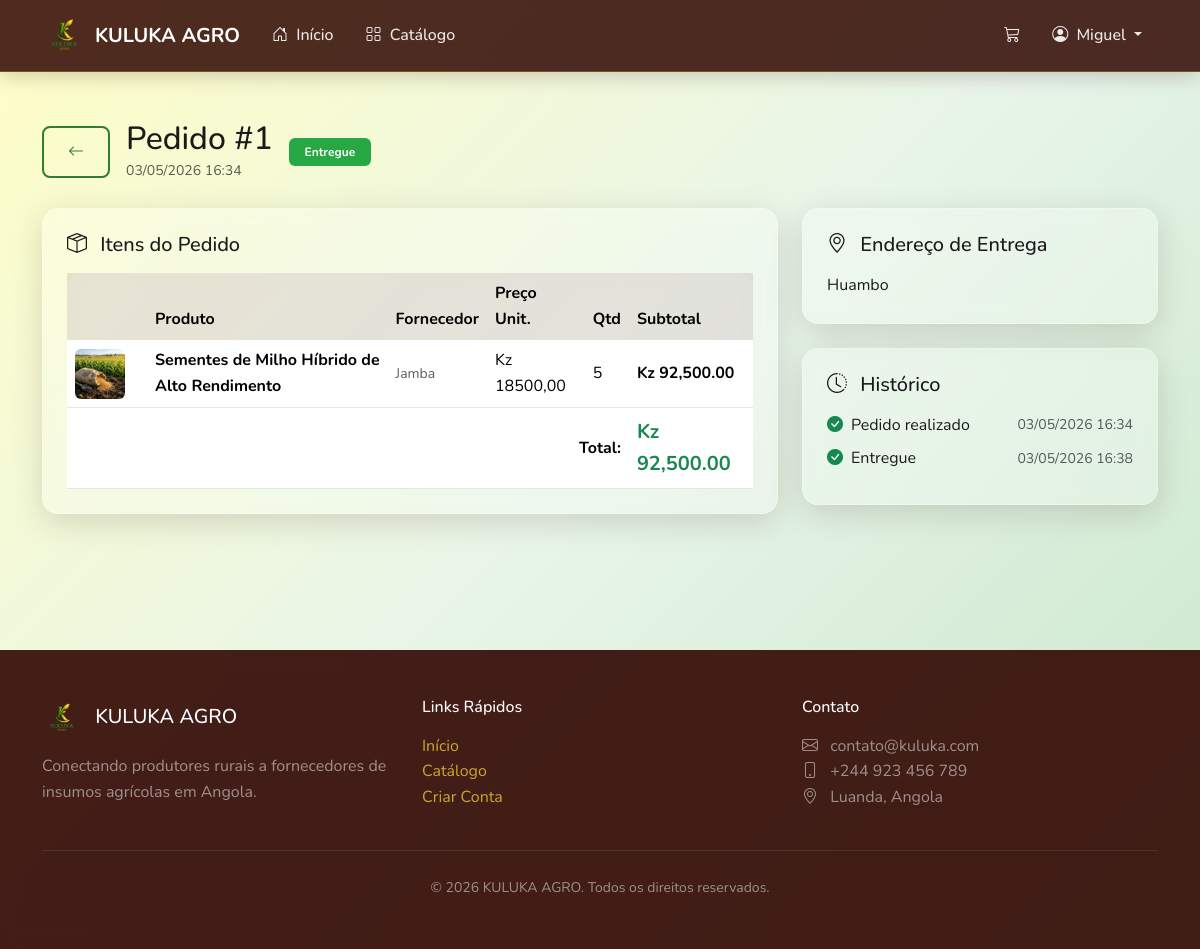
The app's page /pedidos/pedido/1/ (signed in) with its own data.
### contas/models.py (models this page shows, shortened)
class Usuario(AbstractUser):
    class TipoUsuario(models.TextChoices):
        FORNECEDOR = 'FORNECEDOR', 'Fornecedor'
        PRODUTOR = 'PRODUTOR', 'Produtor'
    tipo = models.CharField(
        max_length=20,
        choices=TipoUsuario.choices,
        default=TipoUsuario.PRODUTOR,
        verbose_name='Tipo de Usuário'
    )
    telefone = models.CharField(
        max_length=20,
        blank=True,
        verbose_name='Telefone'
    )
    endereco = models.TextField(
        blank=True,
        verbose_name='Endereço'
    )
    cidade = models.CharField(
        max_length=100,
        blank=True,
        verbose_name='Cidade'
    )
    provincia = models.CharField(
        max_length=100,
        blank=True,
        verbose_name='Província'
    )
    foto_perfil = models.ImageField(
        upload_to='perfis/',
        blank=True,
        null=True,
        verbose_name='Foto de Perfil'
    )
    descricao = models.TextField(
        blank=True,
        verbose_name='Descrição / Sobre'
    )
    data_criacao = models.DateTimeField(
        auto_now_add=True,
        verbose_name='Data de Criação'
    )
    nome_empresa = models.CharField(
        max_length=200,
        blank=True,
        verbose_name='Nome da Empresa'
    )
    nif = models.CharField(
        max_length=50,
        blank=True,
        verbose_name='NIF (Número de Identificação Fiscal)'
    )
    area_cultivo = models.DecimalField(
        max_digits=10,
        decimal_places=2,
        blank=True,
        null=True,
        verbose_name='Área de Cultivo (hectares)'
    )
    tipos_cultivo = models.TextField(
        blank=True,
        verbose_name='Tipos de Cultivo'
    )
    class Meta:
        verbose_name = 'Usuário'
        verbose_name_plural = 'Usuários'
    @property
    def eh_fornecedor(self):
        return self.tipo == self.TipoUsuario.FORNECEDOR

### pedidos/models.py (models this page shows, shortened)
class Pedido(models.Model):
    class StatusPedido(models.TextChoices):
        PENDENTE = 'PENDENTE', 'Pendente'
        CONFIRMADO = 'CONFIRMADO', 'Confirmado'
        EM_PREPARACAO = 'EM_PREPARACAO', 'Em Preparação'
        ENVIADO = 'ENVIADO', 'Enviado'
        ENTREGUE = 'ENTREGUE', 'Entregue'
        CANCELADO = 'CANCELADO', 'Cancelado'
    cliente = models.ForeignKey(
        settings.AUTH_USER_MODEL,
        on_delete=models.CASCADE,
        related_name='pedidos',
        verbose_name='Cliente'
    )
    status = models.CharField(
        max_length=20,
        choices=StatusPedido.choices,
        default=StatusPedido.PENDENTE,
        verbose_name='Status'
    )
    endereco_entrega = models.TextField(
        verbose_name='Endereço de Entrega'
    )
    observacoes = models.TextField(
        blank=True,
        verbose_name='Observações'
    )
    total = models.DecimalField(
        max_digits=12,
        decimal_places=2,
        default=0,
        verbose_name='Total'
    )
    data_criacao = models.DateTimeField(
        auto_now_add=True,
        verbose_name='Data do Pedido'
    )
    data_atualizacao = models.DateTimeField(
        auto_now=True,
        verbose_name='Última Atualização'
    )
    class Meta:
        verbose_name = 'Pedido'
        verbose_name_plural = 'Pedidos'
        ordering = ['-data_criacao']
    @property
    def total_formatado(self):
        return f"Kz {self.total:,.2f}"

class ItemPedido(models.Model):
    pedido = models.ForeignKey(
        Pedido,
        on_delete=models.CASCADE,
        related_name='itens',
        verbose_name='Pedido'
    )
    produto = models.ForeignKey(
        Produto,
        on_delete=models.CASCADE,
        verbose_name='Produto'
    )
    quantidade = models.PositiveIntegerField(
        default=1,
        verbose_name='Quantidade'
    )
    preco_unitario = models.DecimalField(
        max_digits=10,
        decimal_places=2,
        verbose_name='Preço Unitário'
    )
    class Meta:
        verbose_name = 'Item do Pedido'
        verbose_name_plural = 'Itens do Pedido'
    @property
    def subtotal(self):
        return self.quantidade * self.preco_unitario
    @property
    def subtotal_formatado(self):
        return f"Kz {self.subtotal:,.2f}"

### produtos/models.py (models this page shows, shortened)
class Produto(models.Model):
    class UnidadeMedida(models.TextChoices):
        QUILOGRAMA = 'KG', 'Quilograma (kg)'
        GRAMA = 'G', 'Grama (g)'
        TONELADA = 'TON', 'Tonelada (ton)'
        LITRO = 'L', 'Litro (L)'
        UNIDADE = 'UN', 'Unidade (un)'
        SACO = 'SC', 'Saco (sc)'
        CAIXA = 'CX', 'Caixa (cx)'
    fornecedor = models.ForeignKey(
        settings.AUTH_USER_MODEL,
        on_delete=models.CASCADE,
        related_name='produtos',
        verbose_name='Fornecedor'
    )
    categoria = models.ForeignKey(
        Categoria,
        on_delete=models.SET_NULL,
        null=True,
        blank=True,
        related_name='produtos',
        verbose_name='Categoria'
    )
    nome = models.CharField(
        max_length=200,
        verbose_name='Nome do Produto'
    )
    descricao = models.TextField(
        verbose_name='Descrição'
    )
    preco = models.DecimalField(
        max_digits=10,
        decimal_places=2,
        verbose_name='Preço'
    )
    unidade_medida = models.CharField(
        max_length=10,
        choices=UnidadeMedida.choices,
        default=UnidadeMedida.QUILOGRAMA,
        verbose_name='Unidade de Medida'
    )
    estoque = models.PositiveIntegerField(
        default=0,
        verbose_name='Estoque Disponível'
    )
    imagem = models.ImageField(
        upload_to='produtos/',
        blank=True,
        null=True,
        verbose_name='Imagem do Produto'
    )
    ativo = models.BooleanField(
        default=True,
        verbose_name='Ativo'
    )
    destaque = models.BooleanField(
        default=False,
        verbose_name='Produto em Destaque'
    )
    data_criacao = models.DateTimeField(
        auto_now_add=True,
        verbose_name='Data de Criação'
    )
    data_atualizacao = models.DateTimeField(
        auto_now=True,
        verbose_name='Última Atualização'
    )
    class Meta:
        verbose_name = 'Produto'
        verbose_name_plural = 'Produtos'
        ordering = ['-data_criacao']

### pedidos/views.py (the view)
# urls.py: path('pedido/<int:pk>/', views.DetalhePedidoView.as_view(), name='detalhe_pedido'),
class DetalhePedidoView(LoginRequiredMixin, DetailView):
    model = Pedido
    template_name = 'pedidos/detalhe_pedido.html'
    context_object_name = 'pedido'
    def get_queryset(self):
        return Pedido.objects.filter(
            cliente=self.request.user
        ).prefetch_related('itens__produto')

### templates/pedidos/detalhe_pedido.html (shortened to what this page needs)
{% extends 'base.html' %}
{% load static %}
{% block conteudo %}
<div class="container py-5">
    <div class="d-flex align-items-center mb-4">
        <a href="{% url 'pedidos:meus_pedidos' %}" class="btn btn-kuluka-outline me-3">
            <i class="bi bi-arrow-left"></i>
        </a>
        <div>
            <h2 class="mb-0">Pedido #{{ pedido.pk }}</h2>
            <small class="text-muted">{{ pedido.data_criacao|date:"d/m/Y H:i" }}</small>
        </div>
        <span class="badge status-{{ pedido.status|lower }} ms-3 py-2 px-3">
            {{ pedido.get_status_display }}
        </span>
    </div>
    <div class="row g-4">
        <div class="col-lg-8">
            <div class="glass-card mb-4">
                <h5 class="mb-3"><i class="bi bi-box-seam me-2"></i> Itens do Pedido</h5>
                <div class="table-responsive">
                    <table class="table table-glass mb-0">
                        <thead>
                            <tr>
                                <th style="width: 80px;"></th>
                                <th>Produto</th>
                                <th>Fornecedor</th>
                                <th>Preço Unit.</th>
                                <th>Qtd</th>
                                <th>Subtotal</th>
                            </tr>
                        </thead>
                        <tbody>
                            {% for item in pedido.itens.all %}
                            <tr>
                                <td>
                                    {% if item.produto.imagem %}
                                    <img src="{{ item.produto.imagem.url }}" alt="{{ item.produto.nome }}"
                                         class="rounded" style="width: 50px; height: 50px; object-fit: cover;">
                                    {% else %}
                                    <div class="rounded img-placeholder d-flex align-items-center justify-content-center"
                                         style="width: 50px; height: 50px;">
                                        <i class="bi bi-image"></i>
                                    </div>
                                    {% endif %}
                                </td>
                                <td>
                                    <strong>{{ item.produto.nome }}</strong>
                                </td>
                                <td>
                                    <small class="text-muted">
                                        {{ item.produto.fornecedor.nome_empresa|default:item.produto.fornecedor.username }}
                                    </small>
                                </td>
                                <td>Kz {{ item.preco_unitario|floatformat:2 }}</td>
                                <td>{{ item.quantidade }}</td>
                                <td><strong>{{ item.subtotal_formatado }}</strong></td>
                            </tr>
                            {% endfor %}
                        </tbody>
                        <tfoot>
                            <tr>
                                <td colspan="5" class="text-end"><strong>Total:</strong></td>
                                <td><strong class="text-success" style="font-size: 1.25rem;">{{ pedido.total_formatado }}</strong></td>
                            </tr>
                        </tfoot>
                    </table>
                </div>
            </div>
        </div>
        <div class="col-lg-4">
            <div class="glass-card mb-4">
                <h5 class="mb-3"><i class="bi bi-geo-alt me-2"></i> Endereço de Entrega</h5>
                <p class="mb-0">{{ pedido.endereco_entrega }}</p>
            </div>
            <div class="glass-card">
                <h5 class="mb-3"><i class="bi bi-clock-history me-2"></i> Histórico</h5>
                <ul class="list-unstyled mb-0">
                    <li class="d-flex align-items-center gap-2 mb-2">
                        <i class="bi bi-check-circle-fill text-success"></i>
                        <span>Pedido realizado</span>
                        <small class="text-muted ms-auto">{{ pedido.data_criacao|date:"d/m/Y H:i" }}</small>
                    </li>
                    {% if pedido.status != 'PENDENTE' %}
                    <li class="d-flex align-items-center gap-2 mb-2">
                        <i class="bi bi-check-circle-fill text-success"></i>
                        <span>{{ pedido.get_status_display }}</span>
                        <small class="text-muted ms-auto">{{ pedido.data_atualizacao|date:"d/m/Y H:i" }}</small>
                    </li>
                    {% endif %}
                </ul>
            </div>
        </div>
    </div>
</div>
{% endblock %}

### templates/base.html (shortened to what this page needs)
{% load static %}
<!DOCTYPE html>
<html lang="pt-br">
<head>
    <link href="https://cdn.jsdelivr.net/npm/bootstrap@5.3.3/dist/css/bootstrap.min.css" rel="stylesheet">
    <link href="https://cdn.jsdelivr.net/npm/bootstrap-icons@1.11.3/font/bootstrap-icons.css" rel="stylesheet">
    <link href="{% static 'css/style.css' %}" rel="stylesheet">
</head>
<body>
    <nav class="navbar navbar-expand-lg navbar-glass sticky-top">
        <div class="container">
            <a class="navbar-brand" href="{% url 'contas:home' %}">
                <img src="{% static 'images/logo.png' %}" alt="KULUKA AGRO">
                <span class="d-none d-sm-inline">KULUKA AGRO</span>
            </a>
            <div class="collapse navbar-collapse" id="navbarNav">
                <ul class="navbar-nav me-auto">
                    <li class="nav-item">
                        <a class="nav-link" href="{% url 'contas:home' %}">
                            <i class="bi bi-house-door me-1"></i> Início
                        </a>
                    </li>
                    <li class="nav-item">
                        <a class="nav-link" href="{% url 'produtos:catalogo' %}">
                            <i class="bi bi-grid me-1"></i> Catálogo
                        </a>
                    </li>
                </ul>
                <ul class="navbar-nav">
                    <li class="nav-item">
                        <a class="nav-link carrinho-badge" href="{% url 'pedidos:carrinho' %}">
                            <i class="bi bi-cart3"></i>
                        </a>
                    </li>
                    {% if user.is_authenticated %}
                    <li class="nav-item dropdown">
                        <a class="nav-link dropdown-toggle" href="#" data-bs-toggle="dropdown">
                            <i class="bi bi-person-circle me-1"></i>
                            {{ user.first_name|default:user.username }}
                        </a>
                    </li>
                    {% endif %}
                </ul>
            </div>
        </div>
    </nav>
    <main>
        {% block conteudo %}{% endblock %}
    </main>
    <footer class="footer-glass">
        <div class="container">
            <div class="row">
                <div class="col-md-4 mb-4 mb-md-0">
                    <h5 class="text-white mb-3">
                        <img src="{% static 'images/logo.png' %}" alt="KULUKA AGRO" height="40" class="me-2">
                        KULUKA AGRO
                    </h5>
                    <p class="text-white-50">
                        Conectando produtores rurais a fornecedores de insumos agrícolas em Angola.
                    </p>
                </div>
                <div class="col-md-4 mb-4 mb-md-0">
                    <h6 class="text-white mb-3">Links Rápidos</h6>
                    <ul class="list-unstyled">
                        <li><a href="{% url 'contas:home' %}">Início</a></li>
                        <li><a href="{% url 'produtos:catalogo' %}">Catálogo</a></li>
                        <li><a href="{% url 'contas:registro' %}">Criar Conta</a></li>
                    </ul>
                </div>
                <div class="col-md-4">
                    <h6 class="text-white mb-3">Contato</h6>
                    <ul class="list-unstyled text-white-50">
                        <li><i class="bi bi-envelope me-2"></i> contato@kuluka.com</li>
                        <li><i class="bi bi-phone me-2"></i> +244 923 456 789</li>
                        <li><i class="bi bi-geo-alt me-2"></i> Luanda, Angola</li>
                    </ul>
                </div>
            </div>
            <hr class="my-4 border-secondary">
            <div class="text-center text-white-50">
                <small>&copy; 2026 KULUKA AGRO. Todos os direitos reservados.</small>
            </div>
        </div>
    </footer>
</body>
</html>

### records on screen
Usuario: first_name "Miguel"
Pedido: pk "1", data_criacao "03/05/2026 16:34", status "Entregue", total_formatado "Kz 92,500.00", endereco_entrega "Huambo", data_atualizacao "03/05/2026 16:38"
ItemPedido: produto.imagem (picture), produto.nome "Sementes de Milho Híbrido de Alto Rendimento", produto.fornecedor.nome_empresa "Jamba", preco_unitario "18500,00", quantidade "5", subtotal_formatado "Kz 92,500.00"
